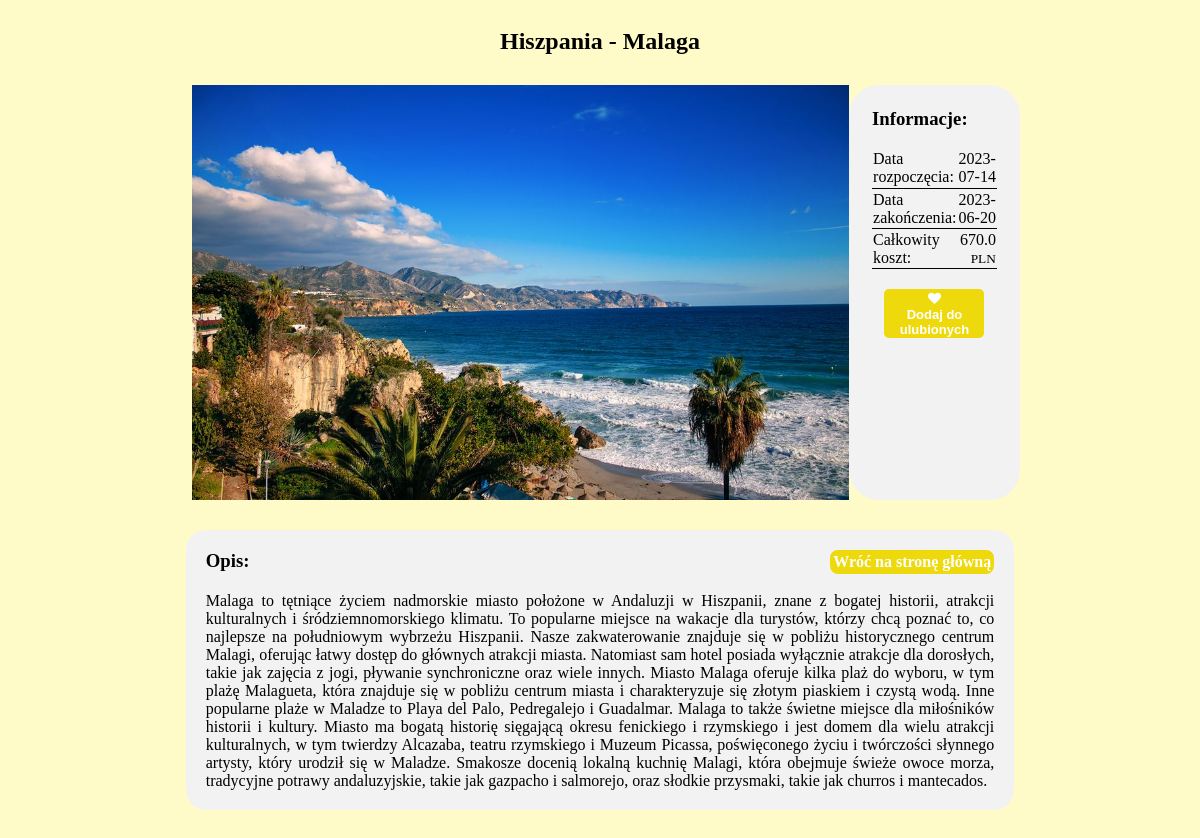
/trip?trip=4, run on the app's committed database.
### app/trips/trip.py (models this page shows)
class Trip(db.Model):
    id = db.Column(db.Integer, primary_key=True)
    name = db.Column(db.String(50), nullable=False)
    date_start = db.Column(db.Date, nullable=False)
    date_end = db.Column(db.Date, nullable=False)
    country = db.Column(db.String(30), nullable=False)
    city = db.Column(db.String(30), nullable=False)
    price = db.Column(db.Float, nullable=False)
    description = db.Column(db.Text, nullable=False)
    image = db.Column(db.String(100), nullable=False)
    stars = db.Column(db.Integer, nullable=False)

### app/trips/routes.py (the view)
@trips.route('/trip?trip=<tripID>', methods = ['GET', 'POST'])
def tripview(tripID):
    trip = Trip.query.filter_by(id=tripID).first()
    return render_template('tripsite.html', trip=trip)

### app/trips/templates/tripsite.html (shortened to what this page needs)
<!DOCTYPE html>
<html lang="en">
<head>
    <link href="{{ url_for('static', filename='stylesheets/trip.css') }}" rel="stylesheet">
    <link rel="stylesheet" href="https://cdnjs.cloudflare.com/ajax/libs/font-awesome/4.7.0/css/font-awesome.min.css">
</head>
{% include 'alerts.html' %}
<body>
<div class="bars">
    <div class="bar"></div>
    <div id="container">
        <center>
        <h2>{{ trip.country }} - {{ trip.city }}</h2>
        </center>
        <div id="topbar">
                <img src="{{ url_for('static', filename='pictures/' + trip.image) }}">
            <div id="info">
                <h3>Informacje:</h3>
                <table>
                    <tr>
                        <td class="info_td">Data rozpoczęcia: </td>
                        <td class="value_td">{{ trip.date_start }}</td>
                    </tr>
                    <tr>
                        <td class="info_td">Data zakończenia: </td>
                        <td class="value_td">{{ trip.date_end }}</td>
                    </tr>
                    <tr>
                        <td class="info_td">Całkowity koszt: </td>
                        <td class="value_td">{{ trip.price }} <small>PLN</small></td>
                    </tr>
                </table>
                <center>
                {% if current_user.is_authenticated and current_user.is_following(trip.id) %}
            <form action="{{ url_for('trips.unfollow', tripID = trip.id) }}" method="POST">
              <button class="fav" type="submit"><b><i class="fa fa-heart-o" style="margin:2px"></i><br/>Usuń z ulubionych</b></button>
            </form>
            {% else %}
            <form action="{{ url_for('trips.follow', tripID = trip.id) }}" method="POST">
                <button class="fav" type="submit"><b><i class="fa fa-heart" style="margin:2px"></i><br/>Dodaj do ulubionych</b></button>
            </form>
            {% endif %}
                    </center>
            </div>
        </div>
        <center>
            <div id="opis">
                <h3>Opis: <a class="main_page" href = "{{ url_for('main.index')}}">Wróć na stronę główną</a></h3>
                {{ trip.description }}
            </div>
        </center>
    </div>
    <div class="bar"></div>
</div>
</body>
</html>

### app/static/stylesheets/trip.css (style rules this page uses)
body { background-color: #FFFBC8; }
.bars { display: flex; }
.bar { flex-basis: 13%; }
#container { margin-left: auto; margin-right: auto; flex-basis: 74%; }
#topbar { color: black; padding: 10px; margin: 20px; height: 50%; display: flex; justify-content: space-around; }
img { height: 100%; max-height: 500px; width: 100%; max-width: 700px; flex-basis: 60%; object-fit: fill; }
#info { box-sizing: border-box; flex-basis: 28%; font-size: 16px; padding: 23px; height: 100%; border-radius: 30px; background-color: #f2f2f2; }
h3 { width: 100%; margin-top: 0; float: left; }
table { border-collapse: collapse; width: 100%; }
tr { border-bottom: 1px solid black; height: 40px; width: 100%; }
.info_td { text-align: left; width: 60%; }
.value_td { text-align: right; width:40%; }
#opis { background-color: #f2f2f2; padding: 20px; border-radius: 20px; text-align: justify; width: 90%; }
.fav { width:100px; border-radius: 5px; margin-top: 20px; font-size: 13px; text-align: center; border: none; background-color: #EED90C; color: #fff; }
h3 .main_page { box-sizing: border-box; float: right; text-align: center; color: #fff; background: #EED90C; border-radius: 8px; padding: 3px; font-size: 16px; text-decoration: none; }

### data on the page
Trip: country "Hiszpania", city "Malaga", image (picture), date_start "2023-07-14", date_end "2023-06-20", price "670.0", description "Malaga to tętniące życiem nadmorskie miasto położone w Andaluzji w Hiszpanii, znane z bogatej historii, atrakcji kulturalnych i śródziemnomorskiego klimatu. To popularne miejsce na wakacje dla turystów, którzy chcą poznać to, co najlepsze na południowym wybrzeżu Hiszpanii. Nasze zakwaterowanie znajduje się w pobliżu historycznego centrum Malagi, oferując łatwy dostęp do głównych atrakcji miasta. Natomiast sam hotel posiada wyłącznie atrakcje dla dorosłych, takie jak zajęcia z jogi, pływanie synchroniczne oraz wiele innych. Miasto Malaga oferuje kilka plaż do wyboru, w tym plażę Malagueta, która znajduje się w pobliżu centrum miasta i charakteryzuje się złotym piaskiem i czystą wodą. Inne…"
